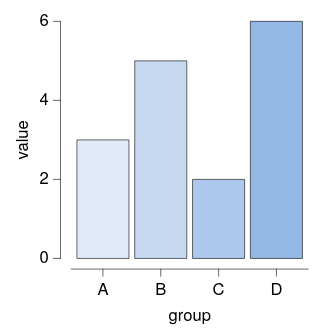

Here is the Vega-Lite specification saved for this chart:
### Vega-Lite specification from a JSON file in a GitHub repository (floating-point values rounded to 4 significant figures)
{"background": null, "config": {"arc": {"fill": "#DBDBDB", "fillOpacity": 1.0, "innerRadius": 25.0, "padAngle": 0.03, "stroke": "black", "strokeOpacity": 1, "strokeWidth": 0.25}, "area": {"fill": "#DBDBDB", "fillOpacity": 1.0, "stroke": "black", "strokeOpacity": 1, "strokeWidth": 0.25}, "axis": {"domain": true, "domainCap": "round", "domainColor": "black", "domainWidth": 0.25, "grid": false, "gridCap": "round", "gridColor": "#F1F1F1", "gridDash": [0, 0], "gridOpacity": 1.0, "gridWidth": 0.25, "labelColor": "black", "labelFont": "Helvetica Neue, HelveticaNeue, Helvetica, Arial, sans-serif", "labelFontSize": 7, "labelFontStyle": "normal", "labelFontWeight": 400, "offset": 4.5, "ticks": true, "tickCap": "round", "tickColor": "black", "tickRound": false, "tickSize": 3, "tickWidth": 0.25, "titleColor": "black", "titleFont": "Helvetica Neue, HelveticaNeue, Helvetica, Arial, sans-serif", "titleFontSize": 7, "titleFontStyle": "normal", "titleFontWeight": 400}, "axisX": {"domain": true, "labelAlign": "center", "labelAngle": 0, "labels": true, "ticks": true, "translate": 0}, "axisY": {"domain": true, "labelAlign": "right", "labelAngle": 0, "labels": true, "ticks": true, "translate": 0}, "axisRight": {"domain": true, "labelAlign": "left", "labelAngle": 0, "labels": true, "ticks": true, "translate": 0}, "axisTop": {"domain": true, "labelAlign": "center", "labelAngle": 0, "labels": true, "ticks": true, "translate": 0}, "axisBand": {"tickOffset": 0}, "bar": {"fill": "#DBDBDB", "fillOpacity": 1.0, "stroke": "black", "strokeOpacity": 1, "strokeWidth": 0.25}, "boxplot": {"size": 9.0, "ticks": {"cornerRadius": 0.25, "fill": "black", "opacity": 1, "size": 4.5, "thickness": 0.25}, "box": {"fillOpacity": 1.0, "stroke": "black", "strokeOpacity": 1, "strokeWidth": 0.25}, "median": {"cornerRadius": 0, "fill": "black", "fillOpacity": 1.0, "opacity": 1, "size": 9.0, "thickness": 0.25}, "rule": {"fill": "black", "fillOpacity": 1.0, "size": 10.0, "stroke": "black", "strokeDash": [0, 0], "strokeOpacity": 1, "strokeWidth": 0.25}, "outliers": {"color": "black", "fill": "black", "fillOpacity": 1.0, "size": 0, "stroke": "black", "strokeOpacity": 1, "strokeWidth": 0.25}}, "circle": {"fill": "black", "fillOpacity": 1.0, "size": 1.25, "stroke": null, "strokeOpacity": 1, "strokeWidth": 0.25}, "errorband": {"band": {"fillOpacity": 0.6, "stroke": null, "strokeWidth": 0.25, "strokeOpacity": 1}, "borders": {"opacity": 0, "strokeOpacity": 0.25, "strokeWidth": 1}}, "errorbar": {"opacity": 1, "rule": {"strokeDash": [0, 0], "strokeWidth": 0.25}, "ticks": {"color": "black", "cornerRadius": 0.125, "opacity": 1, "size": 6.0, "thickness": 0.25}, "thickness": 0.25}, "font": "Helvetica Neue, HelveticaNeue, Helvetica, Arial, sans-serif", "geoshape": {"fill": "#DBDBDB", "fillOpacity": 1.0, "stroke": "black", "strokeOpacity": 1, "strokeWidth": 0.25}, "header": {"labelColor": "black", "labelFont": "Helvetica Neue, HelveticaNeue, Helvetica, Arial, sans-serif", "labelFontSize": 7, "labelFontStyle": "normal", "labelFontWeight": 400, "titleColor": "black", "titleFont": "Helvetica Neue, HelveticaNeue, Helvetica, Arial, sans-serif", "titleFontSize": 7, "titleFontStyle": "normal", "titleFontWeight": 400, "titlePadding": 0}, "legend": {"disable": false, "offset": 4.5, "titlePadding": 4, "labelOffset": 2, "gradientLabelOffset": 2, "gradientLength": 50.0, "gradientThickness": 5.0, "gradientOpacity": 1.0, "gradientStrokeColor": "black", "gradientStrokeWidth": 0.25, "labelColor": "black", "labelFont": "Helvetica Neue, HelveticaNeue, Helvetica, Arial, sans-serif", "labelFontSize": 7, "labelFontStyle": "normal", "labelFontWeight": 400, "strokeColor": "black", "strokeWidth": 0, "symbolSize": 42, "symbolStrokeColor": "black", "symbolStrokeWidth": 0.25, "titleColor": "black", "titleFont": "Helvetica Neue, HelveticaNeue, Helvetica, Arial, sans-serif", "titleFontSize": 7, "titleFontStyle": "normal", "titleFontWeight": 400}, "line": {"color": "black", "stroke": "black", "strokeCap": "butt", "strokeDash": [0, 0], "strokeOpacity": 1, "strokeWidth": 0.5}, "point": {"filled": true, "fill": "#DBDBDB", "fillOpacity": 1.0, "size": 5.0, "stroke": "black", "strokeOpacity": 1, "strokeWidth": 0.25}, "range": {"category": ["#DFE9F7", "#C6D9F1", "#ADC8EC", "#94B8E6", "#7AA8E0", "#6097DA", "#4D87CA", "#4177B1", "#386898", "#2F597F", "#264A69", "#1D3A58"], "diverging": {"scheme": ["#DFE9F7", "#C6D9F1", "#ADC8EC", "#94B8E6", "#7AA8E0", "#6097DA", "#4D87CA", "#4177B1", "#386898", "#2F597F", "#264A69", "#1D3A58"]}, "heatmap": {"scheme": ["#DFE9F7", "#C6D9F1", "#ADC8EC", "#94B8E6", "#7AA8E0", "#6097DA", "#4D87CA", "#4177B1", "#386898", "#2F597F", "#264A69", "#1D3A58"]}, "ordinal": {"scheme": ["#DFE9F7", "#C6D9F1", "#ADC8EC", "#94B8E6", "#7AA8E0", "#6097DA", "#4D87CA", "#4177B1", "#386898", "#2F597F", "#264A69", "#1D3A58"]}, "ramp": {"scheme": ["#DFE9F7", "#C6D9F1", "#ADC8EC", "#94B8E6", "#7AA8E0", "#6097DA", "#4D87CA", "#4177B1", "#386898", "#2F597F", "#264A69", "#1D3A58"]}}, "rule": {"color": "black", "stroke": "black", "strokeCap": "round", "strokeDash": [2, 2], "strokeOpacity": 1, "strokeWidth": 0.25}, "scale": {"barBandPaddingInner": 0.1, "rectBandPaddingInner": 0, "tickBandPaddingInner": 0.1, "bandPaddingOuter": 0.1, "bandWithNestedOffsetPaddingInner": 0.2, "bandWithNestedOffsetPaddingOuter": 0.2, "offsetBandPaddingInner": 0, "offsetBandPaddingOuter": 0, "round": false}, "rect": {"fill": "#DBDBDB", "fillOpacity": 1.0, "stroke": "black", "strokeOpacity": 1, "strokeWidth": 0.25}, "square": {"fill": "#DBDBDB", "fillOpacity": 1.0, "size": 10.0, "stroke": "black", "strokeOpacity": 1, "strokeWidth": 0.25}, "text": {"color": "black", "font": "Helvetica Neue, HelveticaNeue, Helvetica, Arial, sans-serif", "fontSize": 7, "fontStyle": "normal", "fontWeight": 400}, "tick": {"color": "black", "cornerRadius": 0.125, "opacity": 1.0, "size": 9.0, "thickness": 0.25}, "title": {"anchor": "middle", "frame": "group", "color": "black", "font": "Helvetica Neue, HelveticaNeue, Helvetica, Arial, sans-serif", "fontSize": 7, "fontStyle": "normal", "fontWeight": 400, "subtitleColor": "black", "subtitleFont": "Helvetica Neue, HelveticaNeue, Helvetica, Arial, sans-serif", "subtitleFontSize": "Helvetica Neue, HelveticaNeue, Helvetica, Arial, sans-serif", "subtitleFontStyle": "normal", "subtitleFontWeight": 400}, "trail": {"color": "black", "opacity": 1, "size": 0.5}, "view": {"continuousWidth": 100, "continuousHeight": 100, "discreteWidth": 100, "discreteHeight": 100, "fill": null, "stroke": null, "strokeWidth": 0.25}}, "data": {"name": "data-4142aea53afa8511718d08fe069c71cc"}, "mark": {"type": "bar"}, "encoding": {"color": {"field": "group", "legend": null, "type": "nominal"}, "x": {"field": "group", "type": "nominal"}, "y": {"field": "value", "type": "quantitative"}}, "$schema": "https://vega.github.io/schema/vega-lite/v6.4.1.json", "datasets": {"data-4142aea53afa8511718d08fe069c71cc": [{"group": "A", "value": 3.0}, {"group": "B", "value": 5.0}, {"group": "C", "value": 2.0}, {"group": "D", "value": 6.0}]}}
